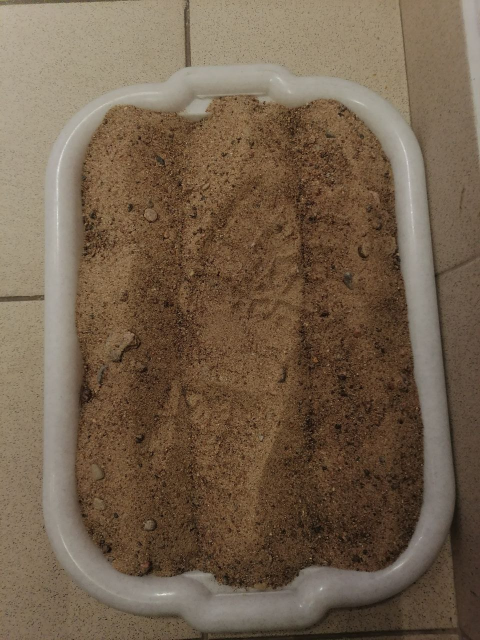
#> input picture Песок/sand/2025-0228-Фото следа на КСП.jpg, 960 x 1280 px, given in place of input_video.mp4, which was not available (shown at 1/2 size)
$ python 1.py
#> lines starting #> are read from the running program, lines starting #| are printed output that depends on the picture; after the words box and inside, x2 and y2 are one past the last pixel; in counts of white or black regions, pixels touching at a corner belong together; pictures that were not available may be replaced by others from this repository, and a replacement may not be noted
import cv2
import numpy as np
import matplotlib.pyplot as plt
import os
from scipy.interpolate import CubicSpline

REFERENCE_ANGLE = -80
ANGLE_TOLERANCE = 30
SCALE_FACTOR = 0.5  # Коэффициент уменьшения масштаба

def nothing(x):
    pass

cv2.namedWindow("Trackbars")
cv2.createTrackbar("Lower H", "Trackbars", 0, 180, nothing)
cv2.createTrackbar("Upper H", "Trackbars", 26, 180, nothing)
cv2.createTrackbar("Lower S", "Trackbars", 36, 255, nothing)
cv2.createTrackbar("Upper S", "Trackbars", 183, 255, nothing)
cv2.createTrackbar("Lower V", "Trackbars", 24, 255, nothing)
cv2.createTrackbar("Upper V", "Trackbars", 180, 255, nothing)

def extract_red_channel(img):
    hsv = cv2.cvtColor(img, cv2.COLOR_BGR2HSV)
    lower_h = cv2.getTrackbarPos("Lower H", "Trackbars")
    upper_h = cv2.getTrackbarPos("Upper H", "Trackbars")
    lower_s = cv2.getTrackbarPos("Lower S", "Trackbars")
    upper_s = cv2.getTrackbarPos("Upper S", "Trackbars")
    lower_v = cv2.getTrackbarPos("Lower V", "Trackbars")
    upper_v = cv2.getTrackbarPos("Upper V", "Trackbars")

    lower_red1 = np.array([lower_h, lower_s, lower_v])
    upper_red1 = np.array([upper_h, upper_s, upper_v])
    lower_red2 = np.array([170, 150, 164])
    upper_red2 = np.array([180, 255, 255])

    mask1 = cv2.inRange(hsv, lower_red1, upper_red1)
    mask2 = cv2.inRange(hsv, lower_red2, upper_red2)
    mask = cv2.bitwise_or(mask1, mask2)
    return mask

def preprocess(mask):
    kernel = np.ones((9, 9), np.uint8)
    mask = cv2.dilate(mask, kernel, iterations=1)
    mask = cv2.erode(mask, kernel, iterations=1)
    return mask

def skeletonize(img):
    skel = np.zeros_like(img)
    element = cv2.getStructuringElement(cv2.MORPH_CROSS, (21, 21))
    while True:
        open_img = cv2.morphologyEx(img, cv2.MORPH_OPEN, element)
        temp = cv2.subtract(img, open_img)
        eroded = cv2.erode(img, element)
        skel = cv2.bitwise_or(skel, temp)
        img = eroded.copy()
        if cv2.countNonZero(img) == 0:
            break
    return skel

def calculate_angle(points):
    if len(points) < 100:
        return None
    [vx, vy, x, y] = cv2.fitLine(points, cv2.DIST_L2, 0, 0.01, 0.01)
    return np.degrees(np.arctan2(vy, vx))

def color_skeleton_segments(skel, output):
    num_labels, labels, stats, centroids = cv2.connectedComponentsWithStats(skel)
    angles = []
    for i in range(1, num_labels):
        mask = (labels == i).astype(np.uint8) * 255
        y, x = np.where(mask > 0)
        points = np.column_stack((x, y))
        if 100 < len(points) < 750:
            angle = calculate_angle(points)
            if angle is not None:
                color = (0, 255, 0) if REFERENCE_ANGLE - ANGLE_TOLERANCE <= angle <= REFERENCE_ANGLE + ANGLE_TOLERANCE else (0, 0, 255)
                angles.append(angle)
                for (px, py) in points:
                    output[py, px] = color
    return output, angles

def plot_real_time(angles):
    plt.clf()
    if not angles:
        return
    angles = abs(np.radians([float(a) for a in angles]))
    x, y = [0], [0]
    base = 3.0
    for angle in angles:
        height = base * np.tan(angle / 2)
        x.extend([x[-1] + base / 2, x[-1] + base])
        y.extend([height, 0])

    if len(x) < 2 or len(y) < 2:
        return

    cs = CubicSpline(x, y, bc_type='natural')
    x_smooth = np.linspace(min(x), max(x), 300)
    y_smooth = cs(x_smooth)

    plt.plot(x_smooth, y_smooth, linestyle='-', label='Smoothed Sawtooth')
    plt.xlabel("X")
    plt.ylabel("Y")
    plt.legend()
    plt.grid(True)
    plt.pause(0.01)

def process_video(video_path, output_video_path):
#> called with video_path = 'input_video.mp4', output_video_path = 'output_video.avi'
    cap = cv2.VideoCapture(video_path)
    if not cap.isOpened():
        print("Ошибка: не удалось открыть видео")
        return

    frame_width = int(cap.get(3) * SCALE_FACTOR)
    frame_height = int(cap.get(4) * SCALE_FACTOR)
    fps = int(cap.get(cv2.CAP_PROP_FPS))
    fourcc = cv2.VideoWriter_fourcc(*'XVID')
    out = cv2.VideoWriter(output_video_path, fourcc, fps, (frame_width, frame_height))

    plt.ion()  # Включаем интерактивный режим графика
    frame_count = 0

    while cap.isOpened():
        ret, frame = cap.read()
#> frame is the input picture: shape (1280, 960, 3); mean B, G, R 76.2, 96.3, 115.2
        if not ret:
            break

        frame = cv2.resize(frame, (frame_width, frame_height))  # Уменьшаем масштаб
#> frame: shape (640, 480, 3)

        red_mask = extract_red_channel(frame)
#> in extract_red_channel, `hsv = cv2.cvtColor(img, cv2.COLOR_BGR2HSV)`: hsv: shape (640, 480, 3); mean H, S, V 15.8, 96.6, 115.3
#> in extract_red_channel, `mask1 = cv2.inRange(hsv, lower_red1, upper_red1)`:
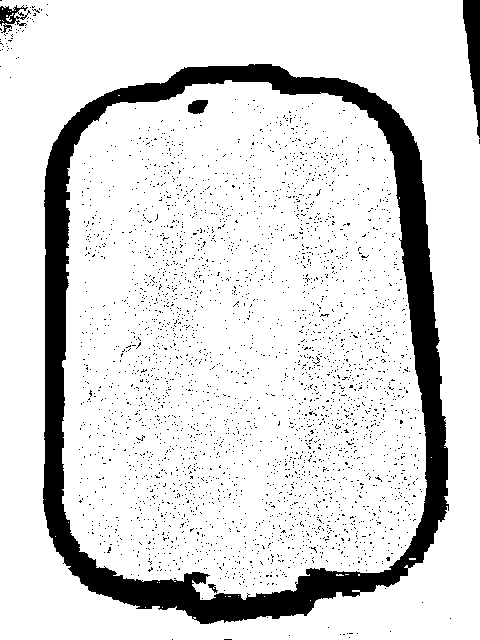
#> mask1: shape (640, 480); 86.4% white; 3146 black regions (3141 under 20 px), largest, box (x1, y1, x2, y2) and area: (43, 64, 449, 624) 34710, (463, 0, 480, 138) 1330, (0, 5, 31, 33) 350, (188, 100, 208, 114) 215, (208, 584, 218, 593) 41
#> in extract_red_channel, `mask2 = cv2.inRange(hsv, lower_red2, upper_red2)`: mask2: shape (640, 480); every value is 0
        preprocessed_mask = preprocess(red_mask)
#> in preprocess, `mask = cv2.dilate(mask, kernel, iterations=1)`: mask: shape (640, 480); 93.8% white; 6 black regions (3 under 20 px), largest, box (x1, y1, x2, y2) and area: (47, 96, 400, 620) 9698, (124, 68, 444, 554) 8539, (467, 0, 480, 101) 761
#> in preprocess, `mask = cv2.erode(mask, kernel, iterations=1)`: mask: shape (640, 480); 88.6% white; 6 black regions, box (x1, y1, x2, y2) and area: (43, 92, 404, 624) 17930, (120, 64, 448, 558) 15523, (463, 0, 480, 105) 1233, (190, 100, 205, 113) 177, (194, 573, 204, 582) 90, (0, 10, 6, 20) 60
        skeleton = skeletonize(preprocessed_mask)
#> the loop in skeletonize, `while True:` made 19 passes
#> pass 1, in skeletonize, `eroded = cv2.erode(img, element)`:
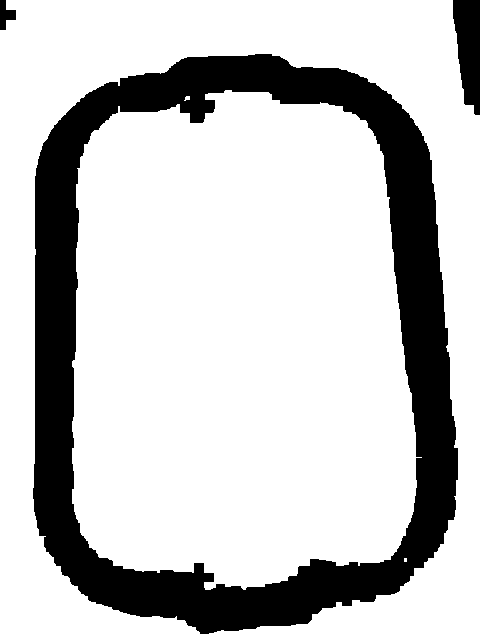
#> eroded: shape (640, 480); 78% white; 3 black regions, box (x1, y1, x2, y2) and area: (33, 54, 458, 634) 65112, (453, 0, 480, 115) 2342, (0, 0, 16, 30) 280
#> after the loop in skeletonize, `while True:`:
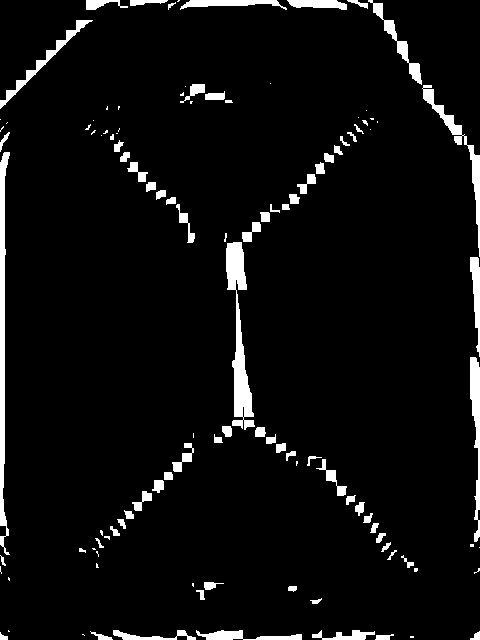
#> skel: shape (640, 480); 5.2% white; 115 white regions (41 under 20 px), largest, box (x1, y1, x2, y2) and area: (226, 242, 255, 430) 2218, (0, 152, 10, 555) 1964, (422, 85, 480, 257) 1141
        colored_skeleton = np.zeros_like(frame)
        colored_skeleton, angles = color_skeleton_segments(skeleton, colored_skeleton)
#> in color_skeleton_segments, `num_labels, labels, stats, centroids = cv2.connectedComponentsWithStat..`:
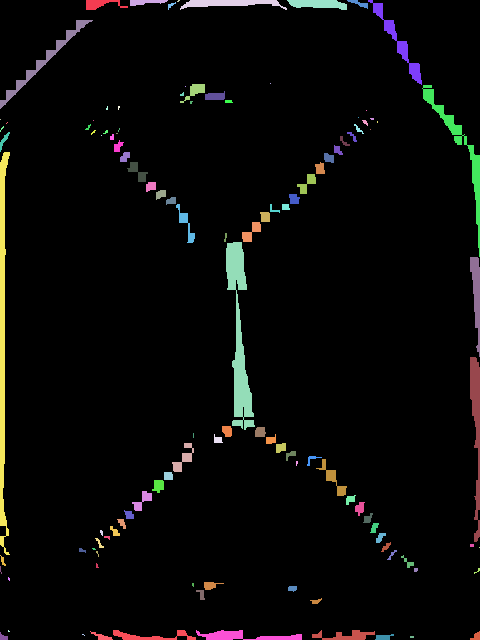
#> labels: shape (640, 480) int32; 116 distinct labels, from 0 to 115; one colour per label, 0 black
#> in color_skeleton_segments, `num_labels, labels, stats, centroids = cv2.connectedComponentsWithStat..`: num_labels = 116; stats = 116 rows, first 6: [0, 0, 480, 640, 291315], [86, 0, 42, 10, 220], [130, 0, 38, 6, 146], [177, 0, 3, 2, 4], [180, 0, 107, 10, 567], [287, 0, 60, 10, 428]; centroids = 116 pairs, first value 0 to 479, second value 0.5 to 636.8
#> the loop in color_skeleton_segments, `for i in range(1, num_labels):` made 115 passes
#> (vx in calculate_angle, vy in calculate_angle, angle, color) on passes 1, 2, 4, 5, 7, 11, 14, 46, 48, 53, 57: ([0.999], [-0.0402], [-2.3], (0, 0, 255)), ([0.998], [-0.0562], [-3.22], (0, 0, 255)), ([1], [-0.0114], [-0.652], (0, 0, 255)), ([0.999], [0.0461], [2.64], (0, 0, 255)), ([0.507], [0.862], [59.56], (0, 0, 255)), ([0.806], [-0.592], [-36.33], (0, 0, 255)), ([0.999], [-0.0478], [-2.74], (0, 0, 255)), ([0.659], [0.752], [48.78], (0, 0, 255)), ([0.641], [-0.767], [-50.1], (0, 255, 0)), ([0.371], [0.929], [68.23], (0, 0, 255)), ([0.679], [-0.734], [-47.2], (0, 0, 255))
#> (angle, color) on passes 67, 71, 74, 75, 108, 109: ([-57.64], (0, 255, 0)), ([55.26], (0, 0, 255)), ([-68.35], (0, 255, 0)), ([-47.63], (0, 0, 255)), ([0.614], (0, 0, 255)), ([1.8], (0, 0, 255))
#> pass 1, in color_skeleton_segments, `mask = (labels == i).astype(np.uint8) * 255`:
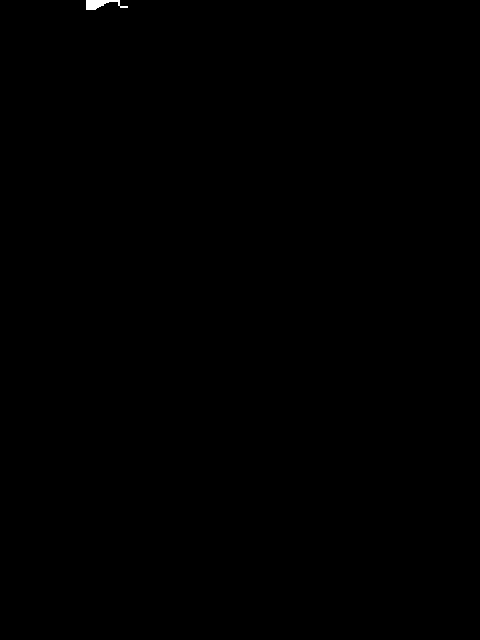
#> mask: shape (640, 480); 0.07% white; 1 white region, box (x1, y1, x2, y2) and area: (86, 0, 128, 10) 220
#> after the loop in color_skeleton_segments, `for i in range(1, num_labels):`:
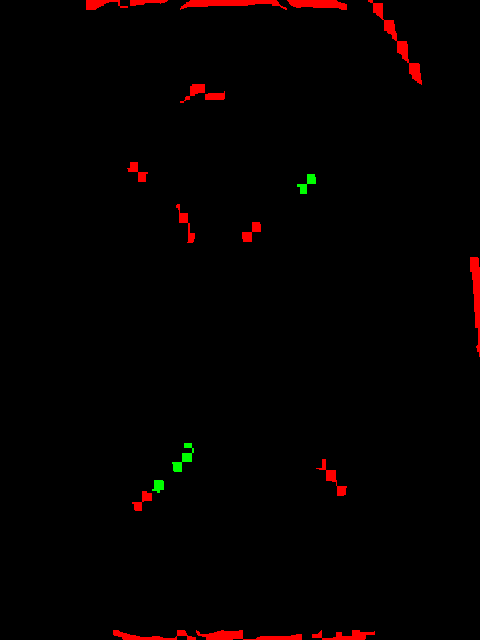
#> output: shape (640, 480, 3); mean of channels 0, 1, 2 0, 0.4, 4.3; drawn as B, G, R
#> after the loop in color_skeleton_segments, `for i in range(1, num_labels):`: angles = [[-2.3], [-3.22], [-0.652], [2.64], [59.56], [-36.33], [-2.74], [48.78], [-50.1], [68.23], [-47.2], [87.22], [-57.64], [55.26], [-68.35], [-47.63], [0.614], [1.8], [-2.02]]

        plot_real_time(angles)  # Обновление графика
#> in plot_real_time, `angles = abs(np.radians([float(a) for a in angles]))`: angles = 19 values, max 1.52 at index 11, min 0.0107 at index 16, mean 0.59
#> the loop in plot_real_time, `for angle in angles:` made 19 passes
#> (angle, height) on passes 1 to 12: (0.0402, 0.0603), (0.0562, 0.0843), (0.0114, 0.0171), (0.0462, 0.0692), (1.04, 1.72), (0.634, 0.984), (0.0479, 0.0718), (0.851, 1.36), (0.874, 1.4), (1.19, 2.03), (0.824, 1.31), (1.52, 2.86)
#> after the loop in plot_real_time, `for angle in angles:`: x = 39 values from 0 to 57; y = 39 values, max 2.86 at index 23, min 0 at index 0, mean 0.479
#> in plot_real_time, `y_smooth = cs(x_smooth)`: y_smooth = 300 values, max 2.86 at index 181, min -0.214 at index 60, mean 0.49
#> in plot_real_time, `plt.pause(0.01)`:
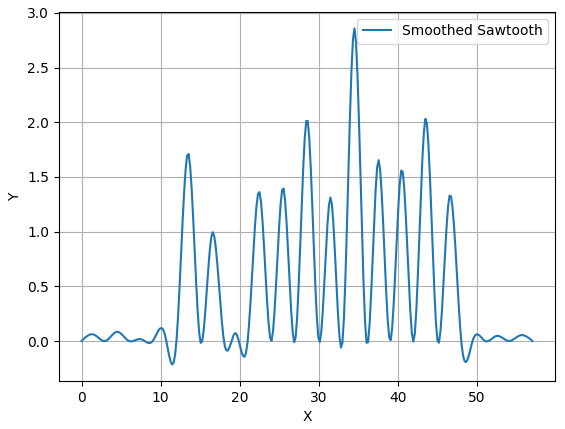
#> figure drawn by matplotlib, 1 panel; curve peaks at x = 34.51, y = 2.86

        cv2.imshow("Original", frame)
        cv2.imshow("Red Mask", red_mask)
        cv2.imshow("Skeleton", colored_skeleton)

        out.write(colored_skeleton)

        frame_count += 1
        if cv2.waitKey(1) & 0xFF == ord('q'):
#> (key q is pressed here)
            break

    cap.release()
    out.release()
    plt.ioff()  # Выключаем интерактивный режим
    plt.show()
    cv2.destroyAllWindows()
    print(f"Обработано {frame_count} кадров")

if __name__ == "__main__":
    video_path = "input_video.mp4"
    output_video_path = "output_video.avi"
    process_video(video_path, output_video_path)
